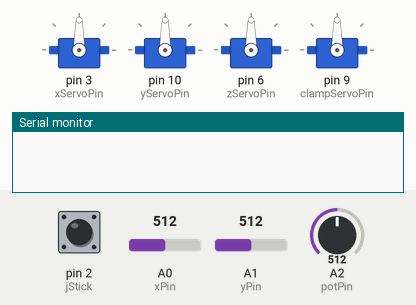
Simulated run of this sketch. Board: Arduino Uno, built with avr-gcc and run on an emulated ATmega328P. On the bench: 4 × servo, the last lines printed to the serial monitor. The test bench sets the inputs (shaded band); at power-on: A0 (xPin) = 512, A1 (yPin) = 512, A2 (potPin) = 512, pin 2 (jStick) HIGH.

Above: at 1.2 s.
1.3 s: A0 (xPin) set to 350
2.8 s: A0 (xPin) set to 329
At 4.6 s:
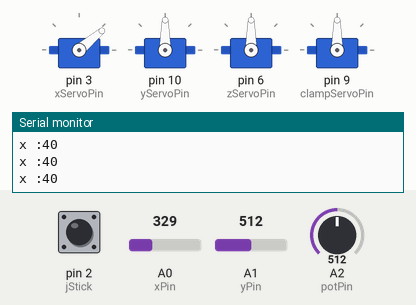
5.8 s: A1 (yPin) set to 358
7.3 s: A1 (yPin) set to 334
At 9.4 s:
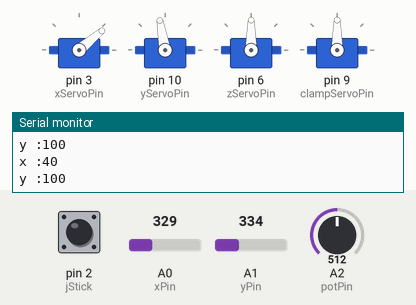
10.3 s: A2 (potPin) set to 353
11.8 s: A2 (potPin) set to 322
At 12.38 s:
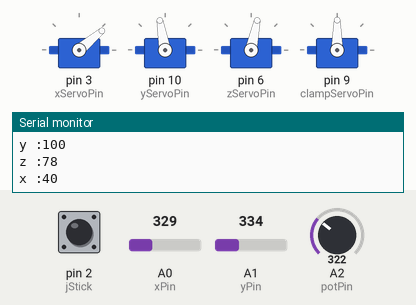
At 15.64 s:
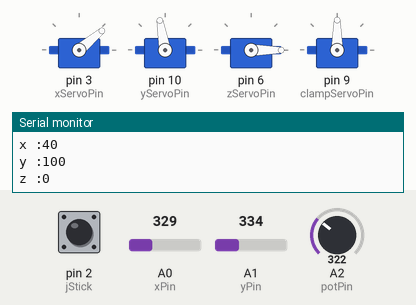
Timing chart, 0 to 15.8 s (numbered marks = the images above; inputs shaded):
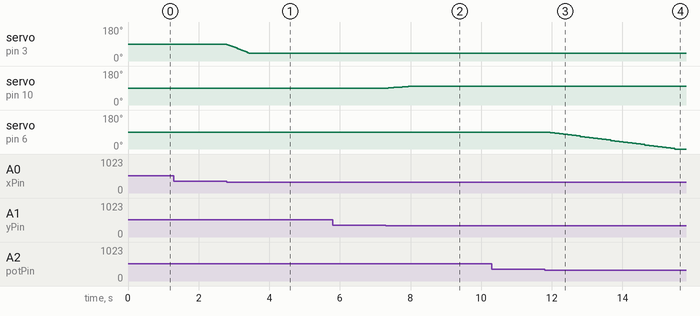

The sketch:

robo_arm.ino
```cpp
#include <Servo.h>

#define xPin A0
#define yPin A1
#define potPin A2

#define jStick 2
#define clampServoPin 9
#define xServoPin 3
#define yServoPin 10
#define zServoPin 6

int xPos = 90;
int yPos = 90;
int zPos = 90;
int handPos = 0;

Servo xServo;
Servo yServo;
Servo zServo;
Servo clampServo;

void setup() {
  pinMode(jStick, INPUT_PULLUP);
  pinMode(xServoPin, OUTPUT);
  pinMode(yServoPin, OUTPUT);
  pinMode(zServoPin, OUTPUT);
  pinMode(clampServoPin, OUTPUT);
  xServo.attach(xServoPin);
  yServo.attach(yServoPin);
  zServo.attach(zServoPin);
  clampServo.attach(clampServoPin);
  Serial.begin(9600);
}

void loop() {
    int xValue = analogRead(xPin);
    int yValue = analogRead(yPin);
    int zValue = analogRead(potPin);
    int pushVal = digitalRead(jStick);

    // Map joystick values to servo angle (adjust the ranges as needed)
    int xMove = getMove(xValue, 'x');
    int yMove = getMove(yValue, 'y');
    int zMove = getMove(zValue, 'z');

    moveServo(xPos, xMove, 'x', 100, 40);
    moveServo(yPos, yMove, 'y', 100, 40);
    moveServo(zPos, zMove, 'z', 180, 0);
    clamp(pushVal);

}

void clamp (int pushVal) {
    if (pushVal == 0) {
    while (handPos < 180) {
      handPos+=2;
      clampServo.write(handPos);
      delay(10);
      Serial.println(handPos);
    }
    handPos = 180;
  }
  else {
    while (handPos > 0) {
      handPos -= 2;
      clampServo.write(handPos);
      delay(10);
      Serial.println(handPos);
    }
    handPos = 0;
  }
}

int getMove(int val, char dir) {
  int mappedMax = 3;
  int mappedMin = -3;
  int servoMin = 0;
  int servoMax = 1023;
  if (dir == 'y') {
    mappedMin *=- 1;
    mappedMax *=- 1;
  }
    int sA2 = map(val, servoMin, servoMax, mappedMin, mappedMax);
    int sA3 = map(val, servoMin, servoMax, mappedMin, mappedMax);
    int sA1 = map(val, servoMin, servoMax, mappedMin, mappedMax);
    int servoMove = (sA1 + sA2 + sA3)/3;
    return servoMove;
}

void moveServo(int pos, int move, char dir, int max, int min) {
      if (move > 1 || move < -1) {
      pos += move-1;
      Serial.print(dir);
      Serial.print(" :");
        if (pos > max) {
        pos = max;
      }
      else if (pos < min) {
        pos = min;
      }
      Serial.println(pos);
      if (dir == 'x') {
        xPos = pos;
        xServo.write(pos);
        }
      else if (dir == 'z') {
        zPos = pos;
        zServo.write(pos);
      }
      else {
        yPos = pos;
        yServo.write(pos);
       }
      delay(40);
    }
}
```

Measured:
- the behaviour switches between 341 and 340 on A0 (xPin) (found by bisection; images 0 and 1)
- the behaviour switches between 341 and 340 on A2 (potPin) (found by bisection; images 2 and 3)
- after the input at 1.3 s, every drawn part: stays the same
- after the input at 2.8 s, servo on pin 3 (xServoPin): moves from 90° to 40° over 0.66 s, starting at once
- after the input at 7.3 s, servo on pin 10 (yServoPin): moves from 90° to 100° over 0.73 s, starting after 0.06 s
- after the input at 11.8 s, servo on pin 6 (zServoPin): moves from 90° to 0° over 3.5 s, starting after 0.16 s
